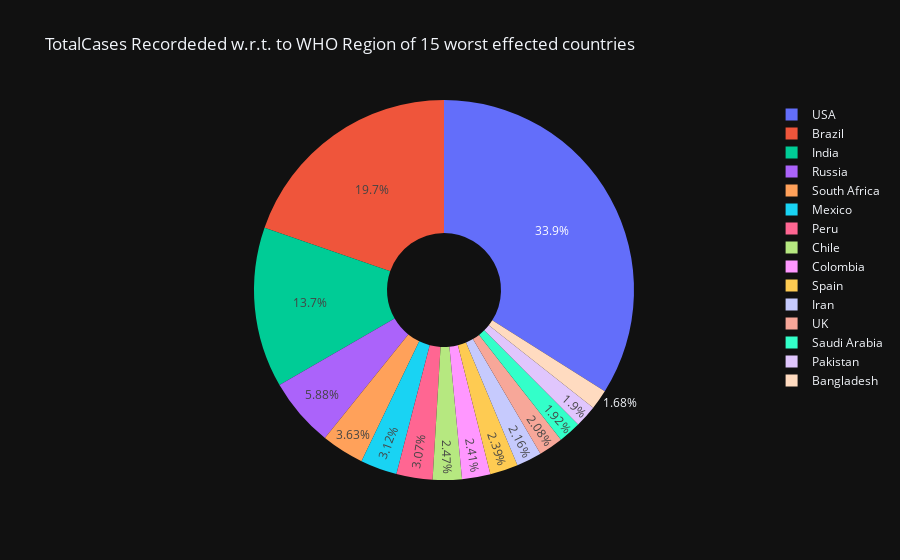
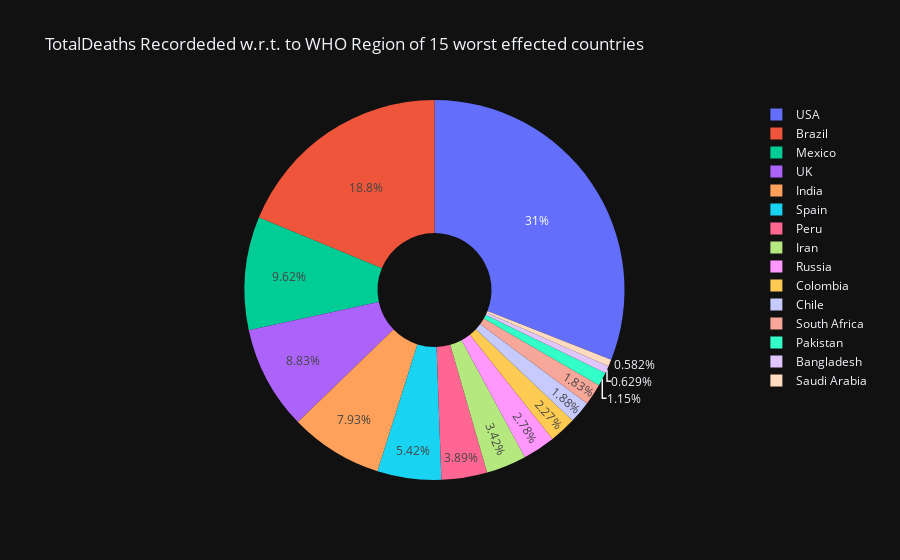

The notebook cell these images were saved under, in order:
### Markdown cell above
# Pie Chart Representation of stats of worst affected countries
Pie Charts in Donut Shape

### Code cell
labels=world_data[0:15]['Country/Region'].values
cases=['TotalCases','TotalDeaths','TotalRecovered','ActiveCases']
for i in cases:
    fig=px.pie(world_data[0:15],values=i,names=labels,template="plotly_dark",hole=0.3,title=" {} Recordeded w.r.t. to WHO Region of 15 worst effected countries ".format(i))
    fig.show()

### Figure 1 — Plotly figure (JSON) as saved in the notebook; plotly's stock layout.template omitted (floating-point values rounded to 4 significant figures)
{"data": [{"domain": {"x": [0, 1], "y": [0, 1]}, "hole": 0.3, "hovertemplate": "label=%{label}<br>TotalCases=%{value}<extra></extra>", "labels": ["USA", "Brazil", "India", "Russia", "South Africa", "Mexico", "Peru", "Chile", "Colombia", "Spain", "Iran", "UK", "Saudi Arabia", "Pakistan", "Bangladesh"], "legendgroup": "", "name": "", "showlegend": true, "type": "pie", "values": [5032179, 2917562, 2025409, 871894, 538184, 462690, 455409, 366671, 357710, 354530, 320117, 308134, 284226, 281863, 249651]}], "layout": {"legend": {"tracegroupgap": 0}, "title": {"text": " TotalCases Recordeded w.r.t. to WHO Region of 15 worst effected countries "}}}

### Figure 2 — Plotly figure (JSON) as saved in the notebook; plotly's stock layout.template omitted (floating-point values rounded to 4 significant figures)
{"data": [{"domain": {"x": [0, 1], "y": [0, 1]}, "hole": 0.3, "hovertemplate": "label=%{label}<br>TotalDeaths=%{value}<extra></extra>", "labels": ["USA", "Brazil", "India", "Russia", "South Africa", "Mexico", "Peru", "Chile", "Colombia", "Spain", "Iran", "UK", "Saudi Arabia", "Pakistan", "Bangladesh"], "legendgroup": "", "name": "", "showlegend": true, "type": "pie", "values": [162804, 98644, 41638, 14606, 9604, 50517, 20424, 9889, 11939, 28500, 17976, 46413, 3055, 6035, 3306]}], "layout": {"legend": {"tracegroupgap": 0}, "title": {"text": " TotalDeaths Recordeded w.r.t. to WHO Region of 15 worst effected countries "}}}
